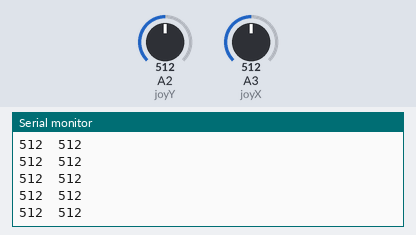
A sketch run on a simulated Arduino Uno, built with avr-gcc and run on an emulated ATmega328P. On the bench: the last lines printed to the serial monitor. The inputs (shaded band) are chosen by the test bench; at power-on: A2 (joyY) = 512, A3 (joyX) = 512.

Above: at 7.2 s.
7.3 s: A2 (joyY) set to 111
At 8.0 s:
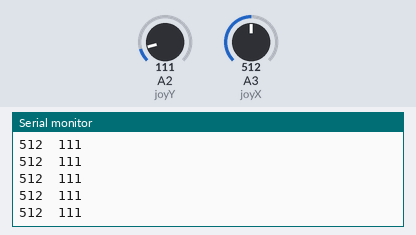
8.8 s: A2 (joyY) set to 88
At 9.3 s:
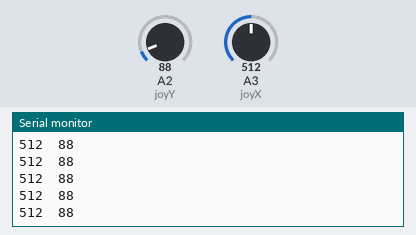
10.3 s: A3 (joyX) set to 11
At 11.0 s:
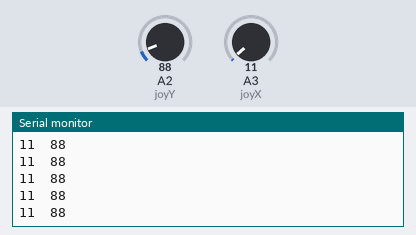
11.8 s: A3 (joyX) set to 8
At 12.7 s:
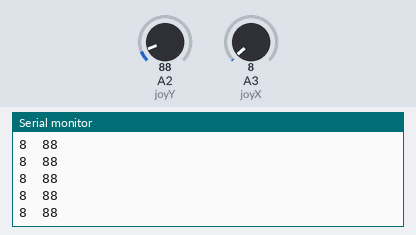
Timing chart, 0 to 14.3 s (numbered marks = the images above; inputs shaded):
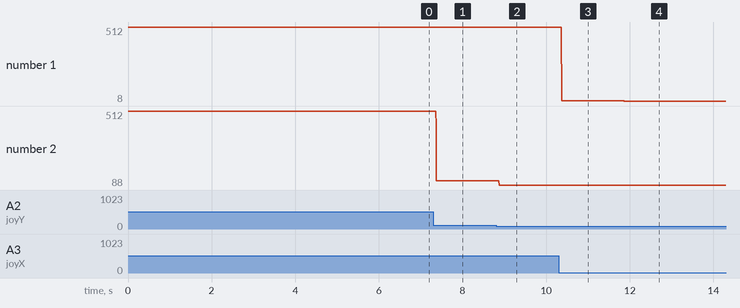

Measured:
- after the input at 7.3 s, the serial monitor: prints a new line after 0.07 s (image 1)
- after the input at 8.8 s, the serial monitor: prints a new line after 0.07 s (image 2)
- after the input at 10.3 s, the serial monitor: prints a new line after 0.07 s (image 3)
- after the input at 11.8 s, the serial monitor: prints a new line after 0.07 s (image 4)
- plotted number 1: 512 → 11 after the input at 10.3 s, 11 → 8 after the input at 11.8 s
- plotted number 2: 512 → 111 after the input at 7.3 s, 111 → 88 after the input at 8.8 s

The sketch:

SerialPlotter.ino
```cpp
//Project:
//Author: Josh Dolgin
//Date: YY/MM/DD
//Status:
uint8_t GND = A0;
uint8_t VCC = A1;
uint8_t joyY = A2;
uint8_t joyX = A3;
uint8_t numValue = 10;


void setup() {
  Serial.begin(9600);
  pinMode(VCC, OUTPUT);
  pinMode(GND, OUTPUT);
  digitalWrite(VCC, HIGH);
  digitalWrite(GND, LOW);

}

void loop() {
  uint32_t xAvg = 0;
  uint32_t yAvg = 0;
  for (uint8_t j = 0; j < numValue; j++) {
    xAvg = xAvg + analogRead(joyX);
    yAvg = yAvg + analogRead(joyY);
  }
xAvg = xAvg/numValue;
yAvg = yAvg/numValue;
Serial.print(xAvg);
Serial.print("  ");
Serial.println(yAvg);
}
```
